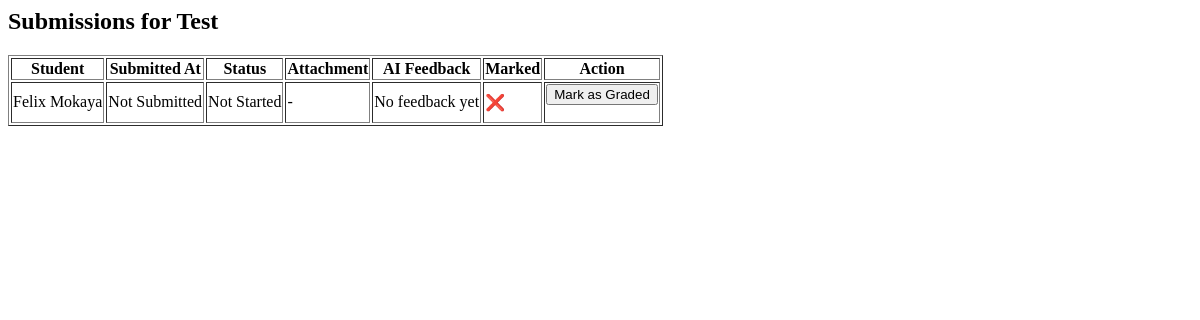
Page /instructor/student_submissions/5/ (signed in) on the earlier database version.
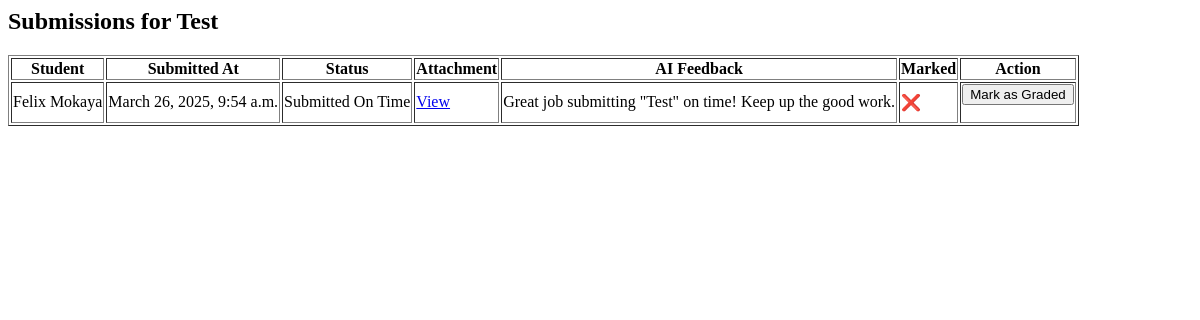
Same page on the later database version.
### submissions/models.py (models this page shows, shortened)
class StudentSubmission(models.Model):
    student = models.ForeignKey(User, on_delete=models.CASCADE)
    assignment = models.ForeignKey(Assignment, on_delete=models.CASCADE)
    submitted_at = models.DateTimeField(null=True, blank=True)
    is_submitted = models.BooleanField(default=False)
    student_attachment = models.FileField(upload_to=assignment_upload_path_student, null=True, blank=True)
    marked = models.BooleanField(default=False)
    class SubmissionStatus(models.TextChoices):
        NOT_STARTED = 'NS', 'Not Started'
        IN_PROGRESS = 'IP', 'In Progress'
        SUBMITTED_EARLY = 'SE', 'Submitted Early'
        SUBMITTED_ON_TIME = 'ST', 'Submitted On Time'
        LATE_SUBMISSION = 'LS', 'Late Submission'
    status = models.CharField(
        max_length=2,
        choices=SubmissionStatus.choices,
        default=SubmissionStatus.NOT_STARTED
    )
    ai_feedback = models.TextField(blank=True, null=True)

### submissions/student_submissions.py (the view)
# urls.py: path('instructor/student_submissions/<int:assignment_id>/', student_submissions, name='student_submissions'),
@staff_member_required  # Only staff/admins can access for now
def student_submissions(request, assignment_id):
    assignment = get_object_or_404(Assignment, id=assignment_id)
    submissions = StudentSubmission.objects.filter(assignment=assignment)
    if request.method == 'POST':
        submission_id = request.POST.get('submission_id')
        submission = StudentSubmission.objects.get(id=submission_id)
        submission.marked = True
        submission.save()
        return redirect('student_submissions', assignment_id=assignment.id)
    return render(request, 'instructor/student_submissions.html', {
        'assignment': assignment,
        'submissions': submissions
    })

### reminders/templates/instructor/student_submissions.html (shortened to what this page needs)
{% block content %}
<h2>Submissions for {{ assignment.title }}</h2>
<table border="1">
  <thead>
    <tr>
      <th>Student</th>
      <th>Submitted At</th>
      <th>Status</th>
      <th>Attachment</th>
      <th>AI Feedback</th>
      <th>Marked</th>
      <th>Action</th>
    </tr>
  </thead>
  <tbody>
    {% for sub in submissions %}
    <tr>
      <td>{{ sub.student.get_full_name }}</td>
      <td>{{ sub.submitted_at|default:"Not Submitted" }}</td>
      <td>{{ sub.get_status_display }}</td>
      <td>
        {% if sub.student_attachment %}
        <a href="{{ sub.student_attachment.url }}" target="_blank">View</a>
        {% else %}
        -
        {% endif %}
      </td>
      <td>{{ sub.ai_feedback|default:"No feedback yet" }}</td>
      <td>
        {% if sub.marked %}
          ✅
        {% else %}
          ❌
        {% endif %}
      </td>
      <td>
        {% if not sub.marked %}
        <form method="post">
          <button type="submit">Mark as Graded</button>
        </form>
        {% endif %}
      </td>
    </tr>
    {% endfor %}
  </tbody>
</table>
{% endblock %}

Differences in the rows shown:
changed StudentSubmission "Felix Mokaya": submitted_at "Not Submitted" → "March 26, 2025, 9:54 a.m."; status "Not Started" → "Submitted On Time"; ai_feedback "No feedback yet" → "Great job submitting \"Test\" on time! Keep up the good work."; student_attachment "-" → "View"
